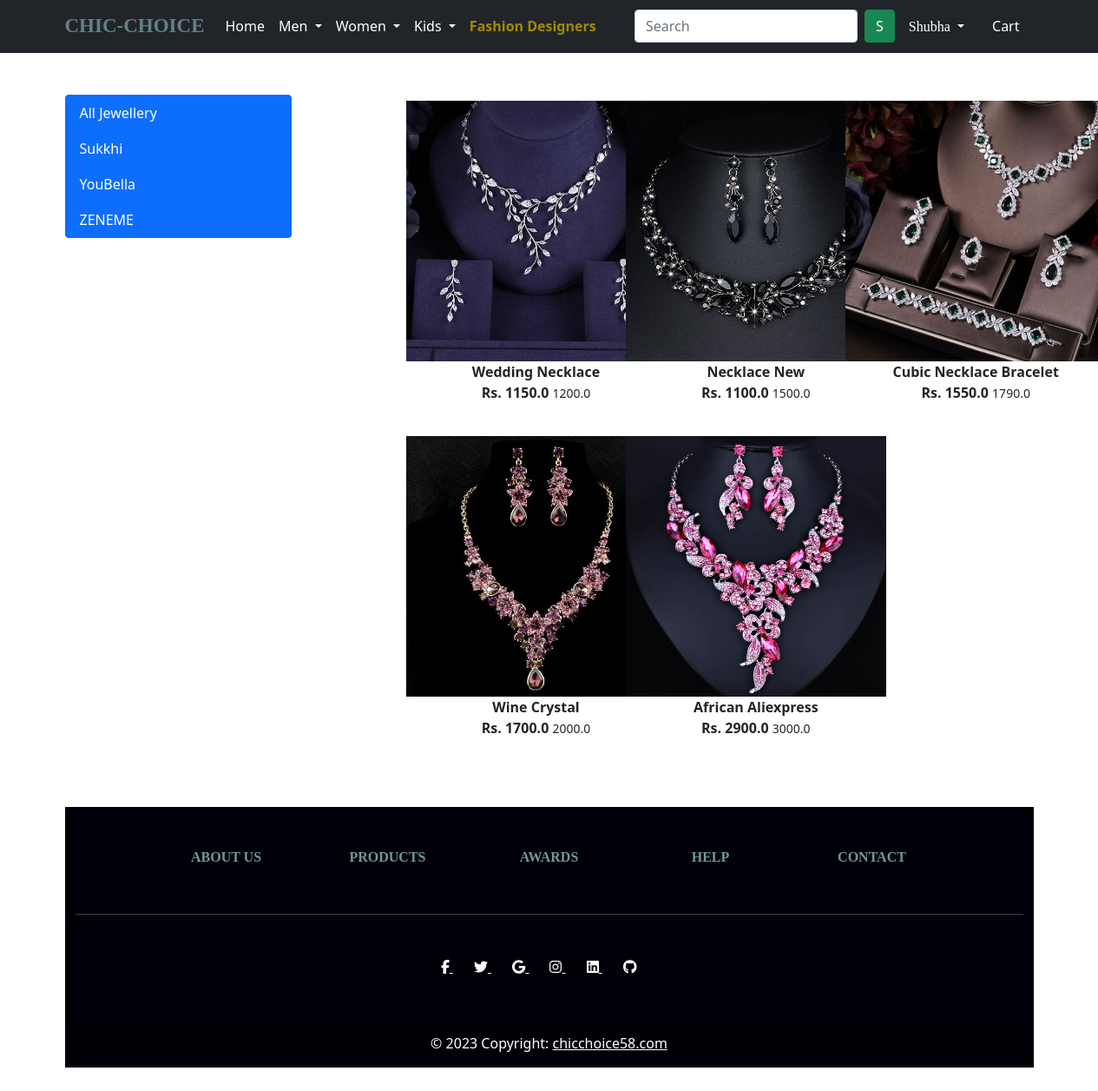
Page /jewellery/ (signed in) on the committed database.
### app/models.py (models this page shows, shortened)
class Product(models.Model):
    title = models.CharField(max_length=100)
    selling_price = models.FloatField()
    discounted_price = models.FloatField()
    description = models.TextField()
    brand = models.CharField(max_length=100)
    category = models.CharField(choices=CATEGORY_CHOICES,max_length=4)
    product_image = models.ImageField(upload_to="productimg")

### app/views.py (the view)
# urls.py: path('jewellery/', views.jewellery, name='jewellery'),
@login_required
def jewellery(request, data=None):
    if data == None:
        jewellery = Product.objects.filter(category="J")
    elif data == "Sukkhi" or data == "YouBella" or data == "ZENEME" :
        jewellery = Product.objects.filter(category="J").filter(brand=data)
    return render(request, 'app/jewellery.html', {"jewellery":jewellery})

### app/templates/app/jewellery.html (shortened to what this page needs)
{% extends 'app/base.html' %}
{% load static %}
{% block main-content %}
<div class="container my-5">
 <div class="row">
  <div class="col-sm-3">
    <div class="list-group">
        <a href="{% url 'jewellery' %}" class="list-group-item list-group-item-action active" aria-current="true">
          All Jewellery
        </a>
        <a href="{% url 'jewellerydata' 'Sukkhi' %}" class="list-group-item list-group-item-action active" aria-current="true">
            Sukkhi
          </a>
          <a href="{% url 'jewellerydata' 'YouBella' %}" class="list-group-item list-group-item-action active" aria-current="true">
            YouBella
          </a>
          <a href="{% url 'jewellerydata' 'ZENEME' %}" class="list-group-item list-group-item-action active" aria-current="true">
            ZENEME
          </a>
      </div>
  </div>
  <div class="col-sm-8 offset-sm-1">
    <div class="row">
        {% for product in jewellery  %}
            <div class="col-sm-4 text-center mb-4">
                <a href="{% url 'product-detail' product.id %}" class="btn">
                    <div class="item">
                        <img src="{{ product.product_image.url }}" alt="" height="300" class="">
                        <div class="fw-bold"> {{product.title}} </div>
                        <div class="fw-bold"> Rs. {{product.discounted_price}}
                            <small class="fw-light text-decoration-line-trough"> {{ product.selling_price }} </small>
                        </div>
                    </div>
                </a>
            </div>
        {% endfor %}
       </div>
  </div>
 </div>
</div>
{% endblock main-content %}

### app/templates/app/base.html (shortened to what this page needs)
<!doctype html>
{% load static %}
<html lang="en">
  <head>
    <link href="https://cdn.jsdelivr.net/npm/bootstrap@5.0.0-beta1/dist/css/bootstrap.min.css" rel="stylesheet">
    <link rel="stylesheet" href="{% static 'app/css/owl.carousel.min.css' %}">
    <link rel="stylesheet" href="{% static 'app/css/all.min.css' %}">
    <link rel="stylesheet" href="{% static 'app/css/style.css' %}">
    <link rel="stylesheet" href="{% static 'app/css/designer_login.css' %}">
  </head>
  <body>
    <nav class="navbar navbar-expand-lg navbar-dark bg-dark">
     <div class="container">
       <a class="navbar-brand" href="/"><b style="font-weight: 1300;color: rgb(99, 129, 129); font-family:Cursive;font-size: 23px;">CHIC-CHOICE</b></a>
       <div class="collapse navbar-collapse" id="navbarSupportedContent">
         <ul class="navbar-nav me-auto mb-2 mb-lg-0">
           <li class="nav-item">
             <a class="nav-link active" aria-current="page" href="/">Home</a>
           </li>
           <li class="nav-item dropdown">
             <a class="nav-link dropdown-toggle text-white" href="#" id="electronicsDropdown" role="button" data-bs-toggle="dropdown" aria-expanded="false">
               Men
             </a>
           </li>
           <li class="nav-item dropdown">
             <a class="nav-link dropdown-toggle text-white" href="#" id="fashionDropdown" role="button" data-bs-toggle="dropdown" aria-expanded="false">
              Women
             </a>
           </li>
           <li class="nav-item dropdown">
            <a class="nav-link dropdown-toggle text-white" href="#" id="fashionDropdown" role="button" data-bs-toggle="dropdown" aria-expanded="false">
            Kids
            </a>
          </li>
          <li class="nav-item">
             <a style="color: #A38A00; font-weight: 700;" class="nav-link active" aria-current="page" href="{% url 'designers' %}">Fashion Designers</a>
           </li>
         </ul>
         <form class="d-flex" action="{% url 'search' %}" method="GET">
          <input class="form-control me-2" type="search" name="query" placeholder="Search" aria-label="Search">
          <button class="btn btn-success" type="submit" style="font-weight: 500;">S</button>
      </form>
         <div>
          <ul class="navbar-nav me-auto mb-2 mb-lg-0">
            {%  if request.user.is_authenticated %}
           <li class="nav-item dropdown mx-2">
              <a class="nav-link dropdown-toggle text-white" href="#" id="profileDropdown" role="button" data-bs-toggle="dropdown" aria-expanded="false">
                <span style="font-family:cursive;" class="text">{{ request.user.username|capfirst }}</span>
              </a>
                </li>
                <li class="nav-item mx-2">
                <a href="{% url 'showcart' %}" class="nav-link text-white"> Cart </a>
                </li>
            {% endif %}
          </ul>
         </div>
       </div>
     </div>
    </nav>
    {% block main-content %} {% endblock main-content %}
<div class="container my-5">
  <footer class="text-center text-white" style="background-color: #000108">
    <div class="container">
      <section class="mt-5">
        <div class="row text-center d-flex justify-content-center pt-5">
          <div class="col-md-2">
            <h6 class="text-uppercase font-weight-bold">
              <a style="font-family:cursive; color: rgb(114, 152, 152); font-weight: 800; text-decoration: none;" href="{% url 'about' %}" >About us</a>
            </h6>
          </div>
          <div class="col-md-2">
            <h6 class="text-uppercase font-weight-bold">
              <a style="font-family:cursive; color: rgb(114, 152, 152); font-weight: 800; text-decoration: none;" href="{% url 'home' %}" >Products</a>
            </h6>
          </div>
          <div class="col-md-2">
            <h6 class="text-uppercase font-weight-bold">
              <a style="font-family:cursive; color: rgb(114, 152, 152); font-weight: 800; text-decoration: none;" href="#!" >Awards</a>
            </h6>
          </div>
          <div class="col-md-2">
            <h6 class="text-uppercase font-weight-bold">
              <a style="font-family:cursive; color: rgb(114, 152, 152); font-weight: 800; text-decoration: none;" href="{% url 'help' %}" >Help</a>
            </h6>
          </div>
          <div class="col-md-2">
            <h6 class="text-uppercase font-weight-bold">
              <a style="font-family:cursive; color: rgb(114, 152, 152); font-weight: 800; text-decoration: none;" href="{% url 'contact' %}" >Contact</a>
            </h6>
          </div>
        </div>
      </section>
      <hr class="my-5" />
      <section class="text-center mb-5">
        <a href="" class="text-white me-4">
          <i class="fab fa-facebook-f"></i>
        </a>
        <a href="" class="text-white me-4">
          <i class="fab fa-twitter"></i>
        </a>
        <a href="" class="text-white me-4">
          <i class="fab fa-google"></i>
        </a>
        <a href="" class="text-white me-4">
          <i class="fab fa-instagram"></i>
        </a>
        <a href="" class="text-white me-4">
          <i class="fab fa-linkedin"></i>
        </a>
        <a href="" class="text-white me-4">
          <i class="fab fa-github"></i>
        </a>
      </section>
    </div>
    <div
         class="text-center p-3"
         style="background-color: rgba(0, 0, 0, 0.2)"
         >
      © 2023 Copyright:
      <a class="text-white" href="#"
         >chicchoice58.com</a
        >
    </div>
  </footer>
</div>
  </body>
</html>

### rows in the picture
Product: product_image (picture), title "Wedding Necklace", discounted_price "1150.0", selling_price "1200.0"
Product: product_image (picture), title "Necklace New", discounted_price "1100.0", selling_price "1500.0"
Product: product_image (picture), title "Cubic Necklace Bracelet", discounted_price "1550.0", selling_price "1790.0"
Product: product_image (picture), title "Wine Crystal", discounted_price "1700.0", selling_price "2000.0"
Product: product_image (picture), title "African Aliexpress", discounted_price "2900.0", selling_price "3000.0"

### other values in the picture
{{ request.user.username|capfirst }} "Shubha"
